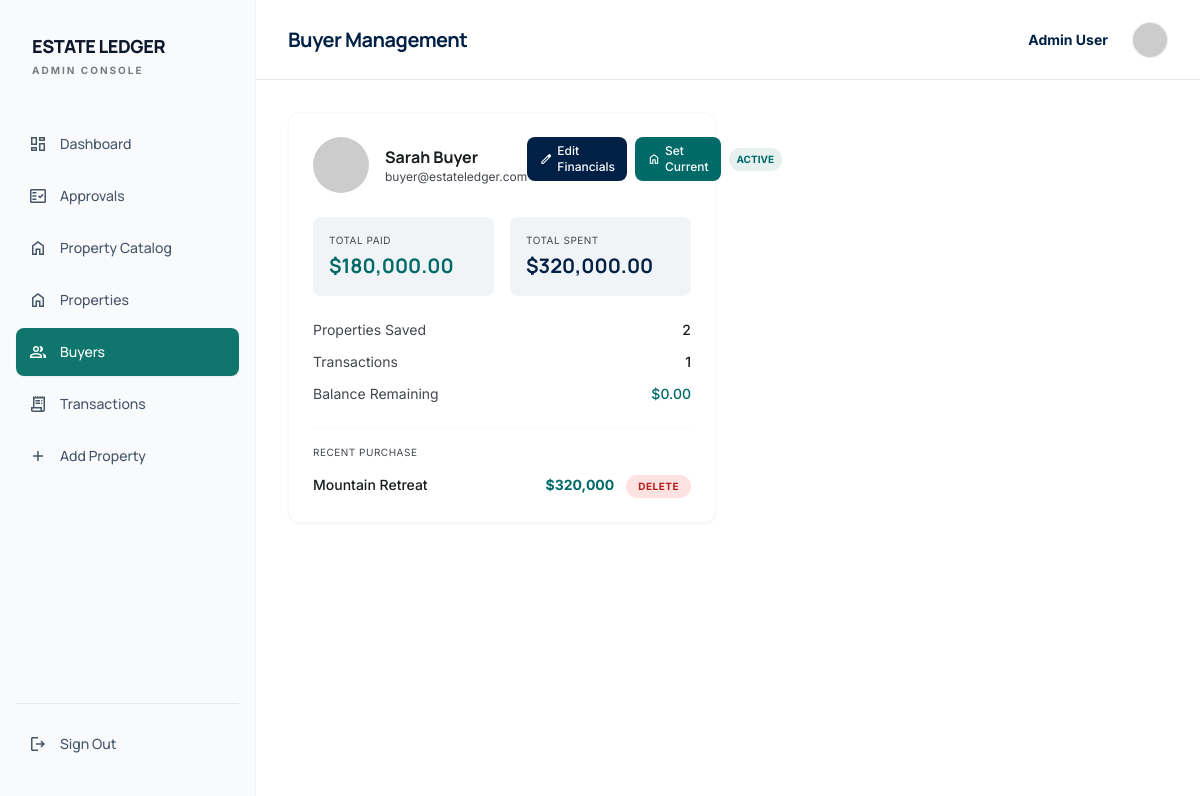
Screenshot of /admin/buyers (signed in) with the database file from the repository.
### tables this page shows
CREATE TABLE IF NOT EXISTS users (
    id INT AUTO_INCREMENT PRIMARY KEY,
    name VARCHAR(100) NOT NULL,
    email VARCHAR(100) NOT NULL UNIQUE,
    password VARCHAR(255) NOT NULL,
    role ENUM('admin', 'agent', 'buyer') DEFAULT 'buyer',
    status ENUM('active', 'deactivated', 'pending') DEFAULT 'pending',
    created_at TIMESTAMP DEFAULT CURRENT_TIMESTAMP
);

CREATE TABLE IF NOT EXISTS properties (
    id INT AUTO_INCREMENT PRIMARY KEY,
    title VARCHAR(255) NOT NULL,
    description TEXT,
    price DECIMAL(15, 2) NOT NULL,
    type ENUM('residential', 'commercial', 'land') DEFAULT 'residential',
    bedrooms INT,
    bathrooms DECIMAL(3, 1),
    sqft INT,
    year_built INT,
    address VARCHAR(255),
    city VARCHAR(100),
    state VARCHAR(100),
    zip VARCHAR(20),
    location VARCHAR(255) NOT NULL,
    agent_id INT NOT NULL,
    status ENUM('available', 'pending', 'sold') DEFAULT 'available',
    created_at TIMESTAMP DEFAULT CURRENT_TIMESTAMP,
    FOREIGN KEY (agent_id) REFERENCES users(id) ON DELETE CASCADE
);

CREATE TABLE IF NOT EXISTS transactions (
    id INT AUTO_INCREMENT PRIMARY KEY,
    property_id INT NOT NULL,
    buyer_id INT NOT NULL,
    agent_id INT NOT NULL,
    amount DECIMAL(15, 2) NOT NULL,
    status ENUM('pending', 'completed', 'cancelled') DEFAULT 'pending',
    transaction_date TIMESTAMP DEFAULT CURRENT_TIMESTAMP,
    FOREIGN KEY (property_id) REFERENCES properties(id) ON DELETE CASCADE,
    FOREIGN KEY (buyer_id) REFERENCES users(id) ON DELETE CASCADE,
    FOREIGN KEY (agent_id) REFERENCES users(id) ON DELETE CASCADE
);

### app/controllers/Admin.php (called while the page is built, shortened)
<?php
class Admin extends Controller {
    private $userModel;
    private $propertyModel;
    public function __construct() {
        $this->userModel = $this->model('User');
        $this->propertyModel = $this->model('Property');
    }
    public function buyers() {
        $buyers = $this->userModel->getUsersByRole('buyer');
        foreach($buyers as $buyer) {
            $buyer->balance_history = $this->propertyModel->getBalanceHistory($buyer->id);
            $buyer->transactions = $this->propertyModel->getTransactionsByBuyer($buyer->id);
            $buyer->saved_properties = $this->propertyModel->getSavedHouses($buyer->id);
            $totalPaid = 0;
            $totalSpent = 0;
            foreach($buyer->balance_history as $bh) {
                if($bh->type == 'credit') $totalPaid += $bh->amount;
                else $totalPaid -= $bh->amount;
            }
            foreach($buyer->transactions as $t) {
                if($t->status == 'completed') $totalSpent += $t->amount;
            }
            $buyer->total_paid = $totalPaid;
            $buyer->total_spent = $totalSpent;
        }
        $data = ['buyers' => $buyers];
        $this->view('admin/buyers', $data);
    }
}

### app/core/Core.php (called while the page is built, shortened)
<?php
class Core {
    protected $currentMethod = 'index';
    public function __construct() {
        $url = $this->getUrl();
        if ($url && file_exists('../app/controllers/' . ucwords($url[0]) . '.php')) {
            unset($url[0]);
        }
        $this->currentController = new $this->currentController;
        if (isset($url[1])) {
            if (method_exists($this->currentController, $url[1])) {
                $this->currentMethod = $url[1];
                unset($url[1]);
            }
        }
        $this->params = $url ? array_values($url) : [];
        call_user_func_array([$this->currentController, $this->currentMethod], $this->params);
    }
    public function getUrl() {
        if (isset($_GET['url'])) {
            $url = rtrim($_GET['url'], '/');
            $url = filter_var($url, FILTER_SANITIZE_URL);
            $url = explode('/', $url);
            return $url;
        }
    }
}

### public/index.php (called while the page is built, shortened)
<?php
require_once '../app/core/Core.php';
require_once '../app/core/Controller.php';
require_once '../app/core/Database.php';
$init = new Core();
?>

### app/core/Database.php (called while the page is built, shortened)
<?php
class Database {
    private $host = DB_HOST;
    private $user = DB_USER;
    private $pass = DB_PASS;
    private $dbname = DB_NAME;
    private $dbh;
    private $stmt;
    public function __construct() {
        $dsn = 'mysql:host=' . $this->host . ';dbname=' . $this->dbname;
        $options = array(
            PDO::ATTR_PERSISTENT => true,
            PDO::ATTR_ERRMODE => PDO::ERRMODE_EXCEPTION
        );
        try {
            $this->dbh = new PDO($dsn, $this->user, $this->pass, $options);
        } catch (PDOException $e) {
            $this->error = $e->getMessage();
            echo $this->error;
        }
    }
    public function query($sql) {
        $this->stmt = $this->dbh->prepare($sql);
    }
    public function bind($param, $value, $type = null) {
        if (is_null($type)) {
            switch (true) {
                case is_int($value):
                    $type = PDO::PARAM_INT;
                    break;
                default:
                    $type = PDO::PARAM_STR;
            }
        }
        $this->stmt->bindValue($param, $value, $type);
    }
    public function execute() {
        return $this->stmt->execute();
    }
    public function resultSet() {
        $this->execute();
        return $this->stmt->fetchAll(PDO::FETCH_OBJ);
    }
}

### app/models/User.php (called while the page is built, shortened)
<?php
class User {
    private $db;
    public function __construct() {
        $this->db = new Database;
    }
    public function getUsersByRole($role) {
        $this->db->query('SELECT * FROM users WHERE role = :role ORDER BY name ASC');
        $this->db->bind(':role', $role);
        return $this->db->resultSet();
    }
}

### app/models/Property.php (called while the page is built, shortened)
<?php
class Property {
    private $db;
    public function __construct() {
        $this->db = new Database;
    }
    public function getSavedHouses($buyer_id) {
        $this->db->query('SELECT properties.*, saved_houses.id as saved_id
                          FROM properties
                          JOIN saved_houses ON properties.id = saved_houses.property_id
                          WHERE saved_houses.buyer_id = :buyer_id');
        $this->db->bind(':buyer_id', $buyer_id);
        return $this->db->resultSet();
    }
    public function getBalanceHistory($buyer_id) {
        $this->db->query('SELECT * FROM balance_history WHERE buyer_id = :buyer_id ORDER BY date DESC');
        $this->db->bind(':buyer_id', $buyer_id);
        return $this->db->resultSet();
    }
    public function getTransactionsByBuyer($buyer_id) {
        $this->db->query('SELECT transactions.*, properties.title as property_title
                          FROM transactions
                          JOIN properties ON transactions.property_id = properties.id
                          WHERE transactions.buyer_id = :buyer_id
                          ORDER BY transactions.transaction_date DESC');
        $this->db->bind(':buyer_id', $buyer_id);
        return $this->db->resultSet();
    }
}

### app/views/admin/buyers.php (the view, shortened to what this page needs)
<!DOCTYPE html>
<html class="light" lang="en">
<head>
    <script src="https://cdn.tailwindcss.com?plugins=forms,container-queries"></script>
</head>
<body class="bg-surface text-on-surface font-body antialiased flex min-h-screen">
<aside class="hidden md:flex flex-col h-full py-8 px-4 w-64 fixed left-0 top-0 bg-slate-50 font-manrope text-sm font-medium border-r border-outline-variant/15 z-40">
<div class="mb-10 px-4">
<h1 class="text-lg font-black text-slate-900 font-headline tracking-tight uppercase">Estate Ledger</h1>
<p class="text-[10px] text-on-surface-variant font-bold tracking-[0.2em] uppercase opacity-70">Admin Console</p>
</div>
<nav class="flex-1 space-y-1">
<a class="flex items-center gap-3 px-3 py-2.5 text-slate-600 hover:bg-slate-100 rounded-lg font-headline text-sm font-medium" href="<?php echo URLROOT; ?>/admin/dashboard">
<span class="material-symbols-outlined text-xl">dashboard</span>Dashboard
</a>
<a class="flex items-center gap-3 px-3 py-2.5 text-slate-600 hover:bg-slate-100 rounded-lg font-headline text-sm font-medium" href="<?php echo URLROOT; ?>/admin/approvals">
<span class="material-symbols-outlined text-xl">fact_check</span>Approvals
</a>
<a class="flex items-center gap-3 px-3 py-2.5 text-slate-600 hover:bg-slate-100 rounded-lg font-headline text-sm font-medium" href="<?php echo URLROOT; ?>/admin/property_catalog">
<span class="material-symbols-outlined text-xl">home</span>Property Catalog
</a>
<a class="flex items-center gap-3 px-3 py-2.5 text-slate-600 hover:bg-slate-100 rounded-lg font-headline text-sm font-medium" href="<?php echo URLROOT; ?>/admin/properties">
<span class="material-symbols-outlined text-xl">home</span>Properties
</a>
<a class="flex items-center gap-3 px-3 py-2.5 bg-teal-700 text-white shadow-sm rounded-lg font-headline text-sm font-medium" href="<?php echo URLROOT; ?>/admin/buyers">
<span class="material-symbols-outlined text-xl">group</span>Buyers
</a>
<a class="flex items-center gap-3 px-3 py-2.5 text-slate-600 hover:bg-slate-100 rounded-lg font-headline text-sm font-medium" href="<?php echo URLROOT; ?>/admin/transactions">
<span class="material-symbols-outlined text-xl">receipt_long</span>Transactions
</a>
<a class="flex items-center gap-3 px-3 py-2.5 text-slate-600 hover:bg-slate-100 rounded-lg font-headline text-sm font-medium" href="<?php echo URLROOT; ?>/admin/add_property">
<span class="material-symbols-outlined text-xl">add</span>Add Property
</a>
</nav>
<div class="mt-auto pt-4 border-t border-surface-variant/30">
<a class="flex items-center gap-3 px-3 py-2.5 text-slate-600 hover:bg-slate-100 rounded-lg font-headline text-sm font-medium" href="<?php echo URLROOT; ?>/users/logout">
<span class="material-symbols-outlined text-xl">logout</span>Sign Out
</a>
</div>
</aside>
<main class="flex-1 md:ml-64 min-h-screen bg-surface">
<header class="bg-white/80 backdrop-blur-xl sticky top-0 z-50 flex justify-between items-center px-8 h-20 w-full border-b border-surface-variant/30">
<h2 class="font-headline font-bold tracking-tight text-xl text-primary">Buyer Management</h2>
<div class="flex items-center gap-4">
<p class="text-sm font-bold text-primary mr-2"><?php echo $_SESSION['user_name']; ?></p>
<img alt="Admin" class="w-9 h-9 rounded-full object-cover border border-surface-variant" src="https://ui-avatars.com/api/?name=<?php echo urlencode($_SESSION['user_name']); ?>&background=002045&color=fff"/>
</div>
</header>
<div class="p-8">
<div class="grid grid-cols-1 md:grid-cols-2 xl:grid-cols-3 gap-6 mb-8">
<?php foreach($data['buyers'] as $buyer): ?>
<div class="bg-surface-container-lowest rounded-xl p-6 shadow-sm border border-outline-variant/10">
<div class="flex justify-between items-start mb-6">
<div class="flex items-center gap-4">
<div class="w-14 h-14 rounded-full bg-surface-container-high overflow-hidden">
<img class="w-full h-full object-cover" src="https://ui-avatars.com/api/?name=<?php echo urlencode($buyer->name); ?>&background=random&color=fff"/>
</div>
<div>
<h3 class="font-headline font-bold text-on-surface"><?php echo $buyer->name; ?></h3>
<p class="text-xs text-on-surface-variant"><?php echo $buyer->email; ?></p>
</div>
</div>
<div class="flex items-center gap-2">
<a href="<?php echo URLROOT; ?>/admin/edit_buyer/<?php echo $buyer->id; ?>" class="px-3 py-1.5 rounded-lg bg-primary text-white text-xs font-medium hover:opacity-90 flex items-center gap-1">
<span class="material-symbols-outlined text-sm">edit</span>Edit Financials
</a>
<a href="<?php echo URLROOT; ?>/admin/assign_purchase/<?php echo $buyer->id; ?>" class="px-3 py-1.5 rounded-lg bg-secondary text-white text-xs font-medium hover:opacity-90 flex items-center gap-1">
<span class="material-symbols-outlined text-sm">home</span>Set Current
</a>
<?php if($buyer->status == 'active'): ?>
<span class="inline-flex items-center px-2 py-1 rounded-full bg-secondary/10 text-secondary text-[10px] font-bold uppercase">Active</span>
<?php else: ?>
<span class="inline-flex items-center px-2 py-1 rounded-full bg-red-100 text-red-700 text-[10px] font-bold uppercase">Deactivated</span>
<?php endif; ?>
</div>
</div>
<div class="grid grid-cols-2 gap-4 mb-6">
<div class="bg-surface-container-low p-4 rounded-lg">
<p class="text-[10px] text-on-surface-variant uppercase tracking-wider mb-1">Total Paid</p>
<p class="font-headline font-bold text-secondary text-xl">$<?php echo number_format($buyer->total_paid, 2); ?></p>
</div>
<div class="bg-surface-container-low p-4 rounded-lg">
<p class="text-[10px] text-on-surface-variant uppercase tracking-wider mb-1">Total Spent</p>
<p class="font-headline font-bold text-primary text-xl">$<?php echo number_format($buyer->total_spent, 2); ?></p>
</div>
</div>
<div class="space-y-3">
<div class="flex justify-between text-sm">
<span class="text-on-surface-variant">Properties Saved</span>
<span class="font-medium text-on-surface"><?php echo count($buyer->saved_properties); ?></span>
</div>
<div class="flex justify-between text-sm">
<span class="text-on-surface-variant">Transactions</span>
<span class="font-medium text-on-surface"><?php echo count($buyer->transactions); ?></span>
</div>
<div class="flex justify-between text-sm">
<span class="text-on-surface-variant">Balance Remaining</span>
<span class="font-medium text-secondary">$<?php echo number_format(max(0, $buyer->total_paid - $buyer->total_spent), 2); ?></span>
</div>
</div>
<?php if(!empty($buyer->transactions)): ?>
<div class="mt-6 pt-4 border-t border-outline-variant/10">
<p class="text-[10px] text-on-surface-variant uppercase tracking-wider mb-3">Recent Purchase</p>
<?php
$lastTrans = $buyer->transactions[0];
$statusClass = $lastTrans->status == 'completed' ? 'text-secondary' : 'text-yellow-600';
?>
<div class="flex justify-between items-center">
<span class="text-sm font-medium text-on-surface"><?php echo $lastTrans->property_title; ?></span>
<div class="flex items-center gap-3">
<span class="text-sm font-bold <?php echo $statusClass; ?>">$<?php echo number_format($lastTrans->amount); ?></span>
<form action="<?php echo URLROOT; ?>/admin/delete_purchase/<?php echo $lastTrans->id; ?>" method="POST" onsubmit="return confirm('Delete this buyer purchase? This will remove the purchase record.');">
<button type="submit" class="px-3 py-1 rounded-full bg-red-100 text-red-700 text-[10px] font-bold uppercase tracking-wider hover:bg-red-200 transition-colors">
Delete
</button>
</form>
</div>
</div>
</div>
<?php endif; ?>
</div>
<?php endforeach; ?>
</div>
</div>
</main>
</body>
</html>

### app/core/Controller.php (shortened to what this page needs)
<?php
class Controller {
    public function model($model) {
        return new $model();
    }
    public function view($view, $data = []) {
        if (file_exists('../app/views/' . $view . '.php')) {
            require_once '../app/views/' . $view . '.php';
        } else {
            die('View does not exist');
        }
    }
}

### rows the page displays
users: name "Sarah Buyer", email "buyer@estateledger.com", status "ACTIVE", total_paid "180,000.00", total_spent "320,000.00", count($buyer->saved_properties) "2", count($buyer->transactions) "1", max(0, $buyer->total_paid - $buyer->total_spent) "0.00"
properties: title "Mountain Retreat"
transactions: amount "320,000"

### other values shown
$_SESSION['user_name'] "Admin User"
